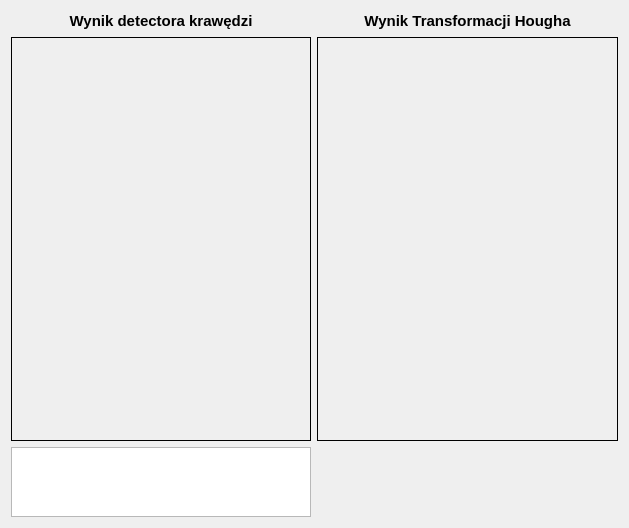
<?xml version="1.0" encoding="UTF-8"?>
<ui version="4.0">
 <class>Canny</class>
 <widget class="QWidget" name="Canny">
  <property name="geometry">
   <rect>
    <x>0</x>
    <y>0</y>
    <width>629</width>
    <height>528</height>
   </rect>
  </property>
  <property name="windowTitle">
   <string>Canny</string>
  </property>
  <layout class="QGridLayout" name="gridLayout">
   <item row="1" column="0">
    <widget class="QLabel" name="label_2">
     <property name="autoFillBackground">
      <bool>true</bool>
     </property>
     <property name="frameShape">
      <enum>QFrame::Box</enum>
     </property>
     <property name="text">
      <string/>
     </property>
    </widget>
   </item>
   <item row="1" column="1">
    <widget class="QLabel" name="label_3">
     <property name="autoFillBackground">
      <bool>true</bool>
     </property>
     <property name="frameShape">
      <enum>QFrame::Box</enum>
     </property>
     <property name="text">
      <string/>
     </property>
    </widget>
   </item>
   <item row="2" column="0">
    <widget class="QTextBrowser" name="textBrowser">
     <property name="maximumSize">
      <size>
       <width>300</width>
       <height>70</height>
      </size>
     </property>
    </widget>
   </item>
   <item row="0" column="0">
    <widget class="QLabel" name="label">
     <property name="maximumSize">
      <size>
       <width>16777215</width>
       <height>20</height>
      </size>
     </property>
     <property name="font">
      <font>
       <pointsize>11</pointsize>
       <weight>75</weight>
       <bold>true</bold>
      </font>
     </property>
     <property name="text">
      <string>Wynik detectora krawędzi</string>
     </property>
     <property name="alignment">
      <set>Qt::AlignCenter</set>
     </property>
    </widget>
   </item>
   <item row="0" column="1">
    <widget class="QLabel" name="label_4">
     <property name="maximumSize">
      <size>
       <width>16777215</width>
       <height>20</height>
      </size>
     </property>
     <property name="font">
      <font>
       <pointsize>11</pointsize>
       <weight>75</weight>
       <bold>true</bold>
      </font>
     </property>
     <property name="text">
      <string>Wynik Transformacji Hougha</string>
     </property>
     <property name="alignment">
      <set>Qt::AlignCenter</set>
     </property>
    </widget>
   </item>
  </layout>
 </widget>
 <resources/>
 <connections/>
</ui>
